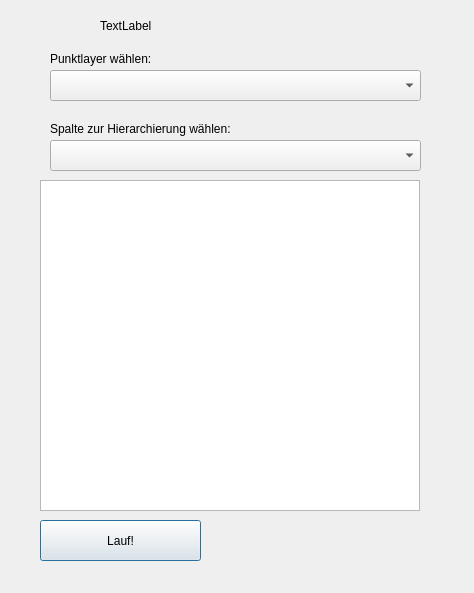
<?xml version="1.0" encoding="UTF-8"?>
<ui version="4.0">
 <class>HeatMap_PointExtracterDialogBase</class>
 <widget class="QDialog" name="HeatMap_PointExtracterDialogBase">
  <property name="geometry">
   <rect>
    <x>0</x>
    <y>0</y>
    <width>474</width>
    <height>593</height>
   </rect>
  </property>
  <property name="windowTitle">
   <string>Heatpoint</string>
  </property>
  <widget class="QComboBox" name="pnktlyr_cb">
   <property name="geometry">
    <rect>
     <x>50</x>
     <y>70</y>
     <width>371</width>
     <height>31</height>
    </rect>
   </property>
  </widget>
  <widget class="QLabel" name="label">
   <property name="geometry">
    <rect>
     <x>50</x>
     <y>50</y>
     <width>241</width>
     <height>17</height>
    </rect>
   </property>
   <property name="text">
    <string>Punktlayer wählen:</string>
   </property>
  </widget>
  <widget class="QComboBox" name="flds_cb">
   <property name="geometry">
    <rect>
     <x>50</x>
     <y>140</y>
     <width>371</width>
     <height>31</height>
    </rect>
   </property>
  </widget>
  <widget class="QLabel" name="label_2">
   <property name="geometry">
    <rect>
     <x>50</x>
     <y>120</y>
     <width>251</width>
     <height>17</height>
    </rect>
   </property>
   <property name="text">
    <string>Spalte zur Hierarchierung wählen:</string>
   </property>
  </widget>
  <widget class="QTableWidget" name="attribute_tw">
   <property name="geometry">
    <rect>
     <x>40</x>
     <y>180</y>
     <width>380</width>
     <height>331</height>
    </rect>
   </property>
  </widget>
  <widget class="QLabel" name="title">
   <property name="geometry">
    <rect>
     <x>100</x>
     <y>10</y>
     <width>211</width>
     <height>31</height>
    </rect>
   </property>
   <property name="text">
    <string>TextLabel</string>
   </property>
  </widget>
  <widget class="QPushButton" name="run_pb">
   <property name="geometry">
    <rect>
     <x>40</x>
     <y>520</y>
     <width>161</width>
     <height>41</height>
    </rect>
   </property>
   <property name="text">
    <string>Lauf!</string>
   </property>
  </widget>
 </widget>
 <resources/>
 <connections/>
</ui>
